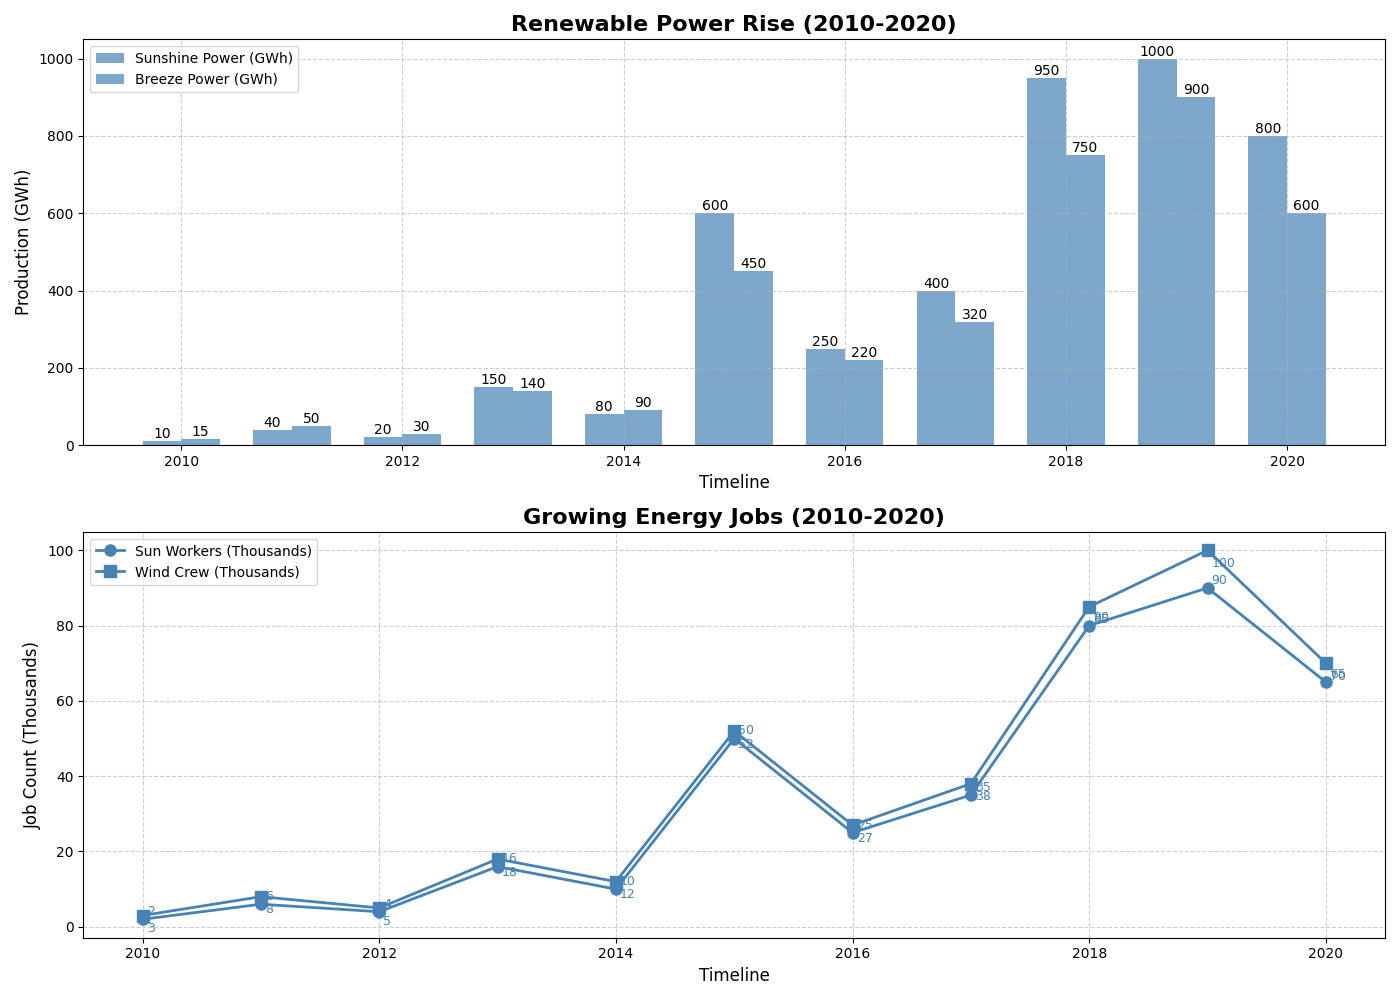

Reproduce this figure in Python.
import matplotlib.pyplot as plt
import numpy as np

years = np.arange(2010, 2021)
solar_energy = np.array([10, 40, 20, 150, 80, 600, 250, 400, 950, 1000, 800])
wind_energy = np.array([15, 50, 30, 140, 90, 450, 220, 320, 750, 900, 600])
solar_workforce = np.array([2, 6, 4, 16, 10, 50, 25, 35, 80, 90, 65])
wind_workforce = np.array([3, 8, 5, 18, 12, 52, 27, 38, 85, 100, 70])

fig, (ax1, ax2) = plt.subplots(2, 1, figsize=(14, 10))

bar_width = 0.35
bar1 = ax1.bar(years - bar_width/2, solar_energy, bar_width, label='Sunshine Power (GWh)', color='steelblue', alpha=0.7)
bar2 = ax1.bar(years + bar_width/2, wind_energy, bar_width, label='Breeze Power (GWh)', color='steelblue', alpha=0.7)

for bar in bar1:
    height = bar.get_height()
    ax1.text(bar.get_x() + bar.get_width()/2.0, height, f'{height}', ha='center', va='bottom')
for bar in bar2:
    height = bar.get_height()
    ax1.text(bar.get_x() + bar.get_width()/2.0, height, f'{height}', ha='center', va='bottom')

ax2.plot(years, solar_workforce, '-o', label='Sun Workers (Thousands)', color='steelblue', linewidth=2, markersize=8)
ax2.plot(years, wind_workforce, '-s', label='Wind Crew (Thousands)', color='steelblue', linewidth=2, markersize=8)

for x, y in zip(years, solar_workforce):
    ax2.annotate(f'{y}', xy=(x, y), xytext=(3, 3), textcoords='offset points', fontsize=9, color='steelblue')
for x, y in zip(years, wind_workforce):
    ax2.annotate(f'{y}', xy=(x, y), xytext=(3, -12), textcoords='offset points', fontsize=9, color='steelblue')

ax1.set_title("Renewable Power Rise (2010-2020)", fontsize=16, fontweight='bold')
ax1.set_xlabel("Timeline", fontsize=12)
ax1.set_ylabel("Production (GWh)", fontsize=12)
ax1.legend(loc='upper left', fontsize=10)
ax1.grid(True, linestyle='--', alpha=0.6)

ax2.set_title("Growing Energy Jobs (2010-2020)", fontsize=16, fontweight='bold')
ax2.set_xlabel("Timeline", fontsize=12)
ax2.set_ylabel("Job Count (Thousands)", fontsize=12)
ax2.legend(loc='upper left', fontsize=10)
ax2.grid(True, linestyle='--', alpha=0.6)

plt.tight_layout()
plt.show()
